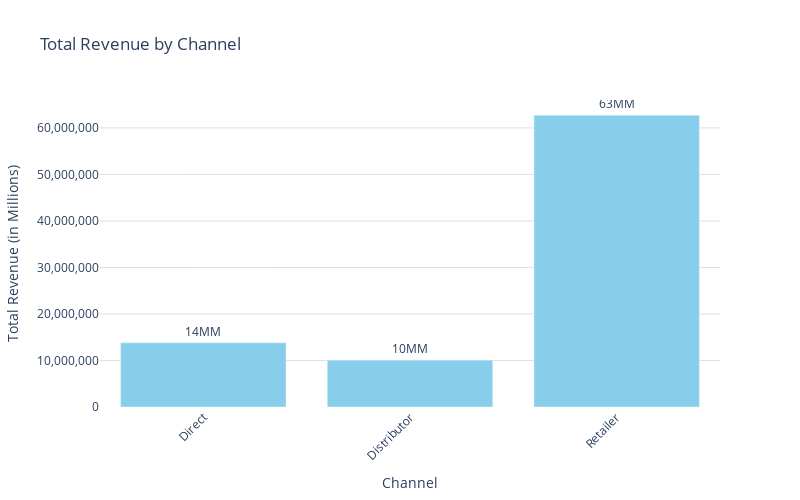

Notebook code for this chart:
### Code cell
# extract the 'channel' and 'total_revenue' columns
channels = aggregated_by_channel['channel'].values
total_revenue = aggregated_by_channel['total_revenue'].values

# Create the bar plot using Plotly
fig = go.Figure(data=[go.Bar(x=channels, y=total_revenue, marker_color='skyblue', text=total_revenue)])

# Add titles and labels
fig.update_layout(
    title='Total Revenue by Channel',
    xaxis_title='Channel',
    yaxis_title='Total Revenue (in Millions)',
    yaxis_tickformat=",.0f",
    xaxis_tickangle=-45,
    plot_bgcolor='white',
    width=800, height=500,
)

# Add grid lines
fig.update_yaxes(showgrid=True, gridwidth=0.7, gridcolor='lightgrey')

# Add text labels inside bars (values in millions)
fig.update_traces(texttemplate='%{text:.2s}M', textposition='outside')

fig.show()

### Figure 1 — Plotly figure (JSON) as saved in the notebook; plotly's stock layout.template omitted (floating-point values rounded to 4 significant figures)
{"data": [{"marker": {"color": "skyblue"}, "text": [13790000.0, 10060000.0, 62700000.0], "textposition": "outside", "texttemplate": "%{text:.2s}M", "type": "bar", "x": ["Direct", "Distributor", "Retailer"], "y": [13790000.0, 10060000.0, 62700000.0]}], "layout": {"height": 500, "plot_bgcolor": "white", "title": {"text": "Total Revenue by Channel"}, "width": 800, "xaxis": {"tickangle": -45, "title": {"text": "Channel"}}, "yaxis": {"gridcolor": "lightgrey", "gridwidth": 0.7, "showgrid": true, "tickformat": ",.0f", "title": {"text": "Total Revenue (in Millions)"}}}}
